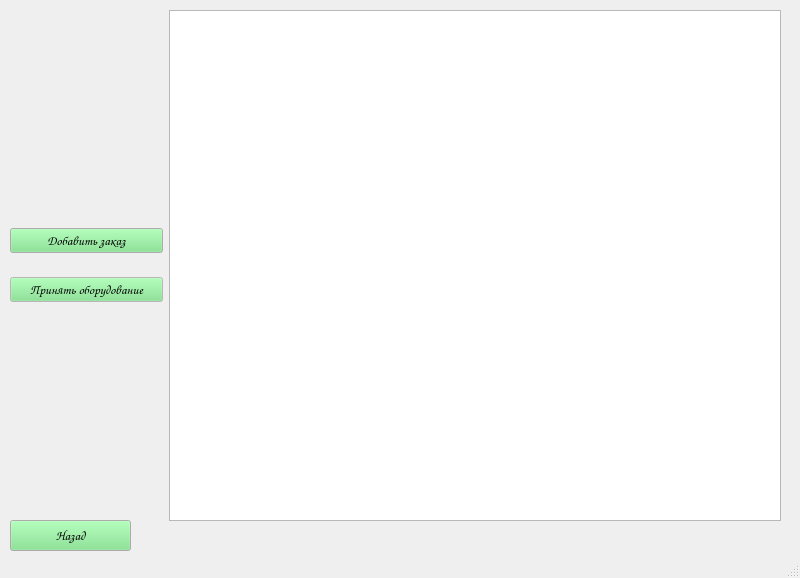
<?xml version="1.0" encoding="UTF-8"?>
<ui version="4.0">
 <class>MainWindow</class>
 <widget class="QMainWindow" name="MainWindow">
  <property name="geometry">
   <rect>
    <x>0</x>
    <y>0</y>
    <width>800</width>
    <height>578</height>
   </rect>
  </property>
  <property name="palette">
   <palette>
    <active>
     <colorrole role="Button">
      <brush brushstyle="SolidPattern">
       <color alpha="255">
        <red>118</red>
        <green>227</green>
        <blue>131</blue>
       </color>
      </brush>
     </colorrole>
    </active>
    <inactive>
     <colorrole role="Button">
      <brush brushstyle="SolidPattern">
       <color alpha="255">
        <red>118</red>
        <green>227</green>
        <blue>131</blue>
       </color>
      </brush>
     </colorrole>
    </inactive>
    <disabled>
     <colorrole role="Button">
      <brush brushstyle="SolidPattern">
       <color alpha="255">
        <red>118</red>
        <green>227</green>
        <blue>131</blue>
       </color>
      </brush>
     </colorrole>
    </disabled>
   </palette>
  </property>
  <property name="windowTitle">
   <string>MainWindow</string>
  </property>
  <widget class="QWidget" name="centralwidget">
   <widget class="QPushButton" name="back_btn">
    <property name="geometry">
     <rect>
      <x>10</x>
      <y>520</y>
      <width>121</width>
      <height>31</height>
     </rect>
    </property>
    <property name="font">
     <font>
      <family>Comic Sans MS</family>
      <pointsize>10</pointsize>
     </font>
    </property>
    <property name="text">
     <string>Назад</string>
    </property>
   </widget>
   <widget class="QWidget" name="horizontalLayoutWidget">
    <property name="geometry">
     <rect>
      <x>10</x>
      <y>10</y>
      <width>771</width>
      <height>511</height>
     </rect>
    </property>
    <layout class="QHBoxLayout" name="horizontalLayout" stretch="4,16">
     <item>
      <layout class="QVBoxLayout" name="verticalLayout">
       <property name="topMargin">
        <number>200</number>
       </property>
       <property name="bottomMargin">
        <number>200</number>
       </property>
       <item>
        <widget class="QPushButton" name="add_order_btn">
         <property name="font">
          <font>
           <family>Comic Sans MS</family>
           <pointsize>10</pointsize>
          </font>
         </property>
         <property name="text">
          <string>Добавить заказ</string>
         </property>
        </widget>
       </item>
       <item>
        <widget class="QPushButton" name="equipment_btn">
         <property name="palette">
          <palette>
           <active>
            <colorrole role="WindowText">
             <brush brushstyle="SolidPattern">
              <color alpha="255">
               <red>0</red>
               <green>0</green>
               <blue>0</blue>
              </color>
             </brush>
            </colorrole>
            <colorrole role="Button">
             <brush brushstyle="SolidPattern">
              <color alpha="255">
               <red>118</red>
               <green>227</green>
               <blue>131</blue>
              </color>
             </brush>
            </colorrole>
            <colorrole role="Light">
             <brush brushstyle="SolidPattern">
              <color alpha="255">
               <red>218</red>
               <green>255</green>
               <blue>222</blue>
              </color>
             </brush>
            </colorrole>
            <colorrole role="Midlight">
             <brush brushstyle="SolidPattern">
              <color alpha="255">
               <red>168</red>
               <green>241</green>
               <blue>176</blue>
              </color>
             </brush>
            </colorrole>
            <colorrole role="Dark">
             <brush brushstyle="SolidPattern">
              <color alpha="255">
               <red>59</red>
               <green>113</green>
               <blue>66</blue>
              </color>
             </brush>
            </colorrole>
            <colorrole role="Mid">
             <brush brushstyle="SolidPattern">
              <color alpha="255">
               <red>79</red>
               <green>151</green>
               <blue>87</blue>
              </color>
             </brush>
            </colorrole>
            <colorrole role="Text">
             <brush brushstyle="SolidPattern">
              <color alpha="255">
               <red>0</red>
               <green>0</green>
               <blue>0</blue>
              </color>
             </brush>
            </colorrole>
            <colorrole role="BrightText">
             <brush brushstyle="SolidPattern">
              <color alpha="255">
               <red>255</red>
               <green>255</green>
               <blue>255</blue>
              </color>
             </brush>
            </colorrole>
            <colorrole role="ButtonText">
             <brush brushstyle="SolidPattern">
              <color alpha="255">
               <red>0</red>
               <green>0</green>
               <blue>0</blue>
              </color>
             </brush>
            </colorrole>
            <colorrole role="Base">
             <brush brushstyle="SolidPattern">
              <color alpha="255">
               <red>255</red>
               <green>255</green>
               <blue>255</blue>
              </color>
             </brush>
            </colorrole>
            <colorrole role="Window">
             <brush brushstyle="SolidPattern">
              <color alpha="255">
               <red>255</red>
               <green>255</green>
               <blue>255</blue>
              </color>
             </brush>
            </colorrole>
            <colorrole role="Shadow">
             <brush brushstyle="SolidPattern">
              <color alpha="255">
               <red>0</red>
               <green>0</green>
               <blue>0</blue>
              </color>
             </brush>
            </colorrole>
            <colorrole role="AlternateBase">
             <brush brushstyle="SolidPattern">
              <color alpha="255">
               <red>186</red>
               <green>241</green>
               <blue>193</blue>
              </color>
             </brush>
            </colorrole>
            <colorrole role="ToolTipBase">
             <brush brushstyle="SolidPattern">
              <color alpha="255">
               <red>255</red>
               <green>255</green>
               <blue>220</blue>
              </color>
             </brush>
            </colorrole>
            <colorrole role="ToolTipText">
             <brush brushstyle="SolidPattern">
              <color alpha="255">
               <red>0</red>
               <green>0</green>
               <blue>0</blue>
              </color>
             </brush>
            </colorrole>
            <colorrole role="PlaceholderText">
             <brush brushstyle="SolidPattern">
              <color alpha="128">
               <red>0</red>
               <green>0</green>
               <blue>0</blue>
              </color>
             </brush>
            </colorrole>
           </active>
           <inactive>
            <colorrole role="WindowText">
             <brush brushstyle="SolidPattern">
              <color alpha="255">
               <red>0</red>
               <green>0</green>
               <blue>0</blue>
              </color>
             </brush>
            </colorrole>
            <colorrole role="Button">
             <brush brushstyle="SolidPattern">
              <color alpha="255">
               <red>118</red>
               <green>227</green>
               <blue>131</blue>
              </color>
             </brush>
            </colorrole>
            <colorrole role="Light">
             <brush brushstyle="SolidPattern">
              <color alpha="255">
               <red>218</red>
               <green>255</green>
               <blue>222</blue>
              </color>
             </brush>
            </colorrole>
            <colorrole role="Midlight">
             <brush brushstyle="SolidPattern">
              <color alpha="255">
               <red>168</red>
               <green>241</green>
               <blue>176</blue>
              </color>
             </brush>
            </colorrole>
            <colorrole role="Dark">
             <brush brushstyle="SolidPattern">
              <color alpha="255">
               <red>59</red>
               <green>113</green>
               <blue>66</blue>
              </color>
             </brush>
            </colorrole>
            <colorrole role="Mid">
             <brush brushstyle="SolidPattern">
              <color alpha="255">
               <red>79</red>
               <green>151</green>
               <blue>87</blue>
              </color>
             </brush>
            </colorrole>
            <colorrole role="Text">
             <brush brushstyle="SolidPattern">
              <color alpha="255">
               <red>0</red>
               <green>0</green>
               <blue>0</blue>
              </color>
             </brush>
            </colorrole>
            <colorrole role="BrightText">
             <brush brushstyle="SolidPattern">
              <color alpha="255">
               <red>255</red>
               <green>255</green>
               <blue>255</blue>
              </color>
             </brush>
            </colorrole>
            <colorrole role="ButtonText">
             <brush brushstyle="SolidPattern">
              <color alpha="255">
               <red>0</red>
               <green>0</green>
               <blue>0</blue>
              </color>
             </brush>
            </colorrole>
            <colorrole role="Base">
             <brush brushstyle="SolidPattern">
              <color alpha="255">
               <red>255</red>
               <green>255</green>
               <blue>255</blue>
              </color>
             </brush>
            </colorrole>
            <colorrole role="Window">
             <brush brushstyle="SolidPattern">
              <color alpha="255">
               <red>255</red>
               <green>255</green>
               <blue>255</blue>
              </color>
             </brush>
            </colorrole>
            <colorrole role="Shadow">
             <brush brushstyle="SolidPattern">
              <color alpha="255">
               <red>0</red>
               <green>0</green>
               <blue>0</blue>
              </color>
             </brush>
            </colorrole>
            <colorrole role="AlternateBase">
             <brush brushstyle="SolidPattern">
              <color alpha="255">
               <red>186</red>
               <green>241</green>
               <blue>193</blue>
              </color>
             </brush>
            </colorrole>
            <colorrole role="ToolTipBase">
             <brush brushstyle="SolidPattern">
              <color alpha="255">
               <red>255</red>
               <green>255</green>
               <blue>220</blue>
              </color>
             </brush>
            </colorrole>
            <colorrole role="ToolTipText">
             <brush brushstyle="SolidPattern">
              <color alpha="255">
               <red>0</red>
               <green>0</green>
               <blue>0</blue>
              </color>
             </brush>
            </colorrole>
            <colorrole role="PlaceholderText">
             <brush brushstyle="SolidPattern">
              <color alpha="128">
               <red>0</red>
               <green>0</green>
               <blue>0</blue>
              </color>
             </brush>
            </colorrole>
           </inactive>
           <disabled>
            <colorrole role="WindowText">
             <brush brushstyle="SolidPattern">
              <color alpha="255">
               <red>59</red>
               <green>113</green>
               <blue>66</blue>
              </color>
             </brush>
            </colorrole>
            <colorrole role="Button">
             <brush brushstyle="SolidPattern">
              <color alpha="255">
               <red>118</red>
               <green>227</green>
               <blue>131</blue>
              </color>
             </brush>
            </colorrole>
            <colorrole role="Light">
             <brush brushstyle="SolidPattern">
              <color alpha="255">
               <red>218</red>
               <green>255</green>
               <blue>222</blue>
              </color>
             </brush>
            </colorrole>
            <colorrole role="Midlight">
             <brush brushstyle="SolidPattern">
              <color alpha="255">
               <red>168</red>
               <green>241</green>
               <blue>176</blue>
              </color>
             </brush>
            </colorrole>
            <colorrole role="Dark">
             <brush brushstyle="SolidPattern">
              <color alpha="255">
               <red>59</red>
               <green>113</green>
               <blue>66</blue>
              </color>
             </brush>
            </colorrole>
            <colorrole role="Mid">
             <brush brushstyle="SolidPattern">
              <color alpha="255">
               <red>79</red>
               <green>151</green>
               <blue>87</blue>
              </color>
             </brush>
            </colorrole>
            <colorrole role="Text">
             <brush brushstyle="SolidPattern">
              <color alpha="255">
               <red>59</red>
               <green>113</green>
               <blue>66</blue>
              </color>
             </brush>
            </colorrole>
            <colorrole role="BrightText">
             <brush brushstyle="SolidPattern">
              <color alpha="255">
               <red>255</red>
               <green>255</green>
               <blue>255</blue>
              </color>
             </brush>
            </colorrole>
            <colorrole role="ButtonText">
             <brush brushstyle="SolidPattern">
              <color alpha="255">
               <red>59</red>
               <green>113</green>
               <blue>66</blue>
              </color>
             </brush>
            </colorrole>
            <colorrole role="Base">
             <brush brushstyle="SolidPattern">
              <color alpha="255">
               <red>255</red>
               <green>255</green>
               <blue>255</blue>
              </color>
             </brush>
            </colorrole>
            <colorrole role="Window">
             <brush brushstyle="SolidPattern">
              <color alpha="255">
               <red>255</red>
               <green>255</green>
               <blue>255</blue>
              </color>
             </brush>
            </colorrole>
            <colorrole role="Shadow">
             <brush brushstyle="SolidPattern">
              <color alpha="255">
               <red>0</red>
               <green>0</green>
               <blue>0</blue>
              </color>
             </brush>
            </colorrole>
            <colorrole role="AlternateBase">
             <brush brushstyle="SolidPattern">
              <color alpha="255">
               <red>118</red>
               <green>227</green>
               <blue>131</blue>
              </color>
             </brush>
            </colorrole>
            <colorrole role="ToolTipBase">
             <brush brushstyle="SolidPattern">
              <color alpha="255">
               <red>255</red>
               <green>255</green>
               <blue>220</blue>
              </color>
             </brush>
            </colorrole>
            <colorrole role="ToolTipText">
             <brush brushstyle="SolidPattern">
              <color alpha="255">
               <red>0</red>
               <green>0</green>
               <blue>0</blue>
              </color>
             </brush>
            </colorrole>
            <colorrole role="PlaceholderText">
             <brush brushstyle="SolidPattern">
              <color alpha="128">
               <red>0</red>
               <green>0</green>
               <blue>0</blue>
              </color>
             </brush>
            </colorrole>
           </disabled>
          </palette>
         </property>
         <property name="font">
          <font>
           <family>Comic Sans MS</family>
           <pointsize>10</pointsize>
          </font>
         </property>
         <property name="text">
          <string>Принять оборудование</string>
         </property>
        </widget>
       </item>
      </layout>
     </item>
     <item>
      <widget class="QTableWidget" name="tableWidget"/>
     </item>
    </layout>
   </widget>
  </widget>
  <widget class="QStatusBar" name="statusbar"/>
 </widget>
 <resources/>
 <connections/>
</ui>
